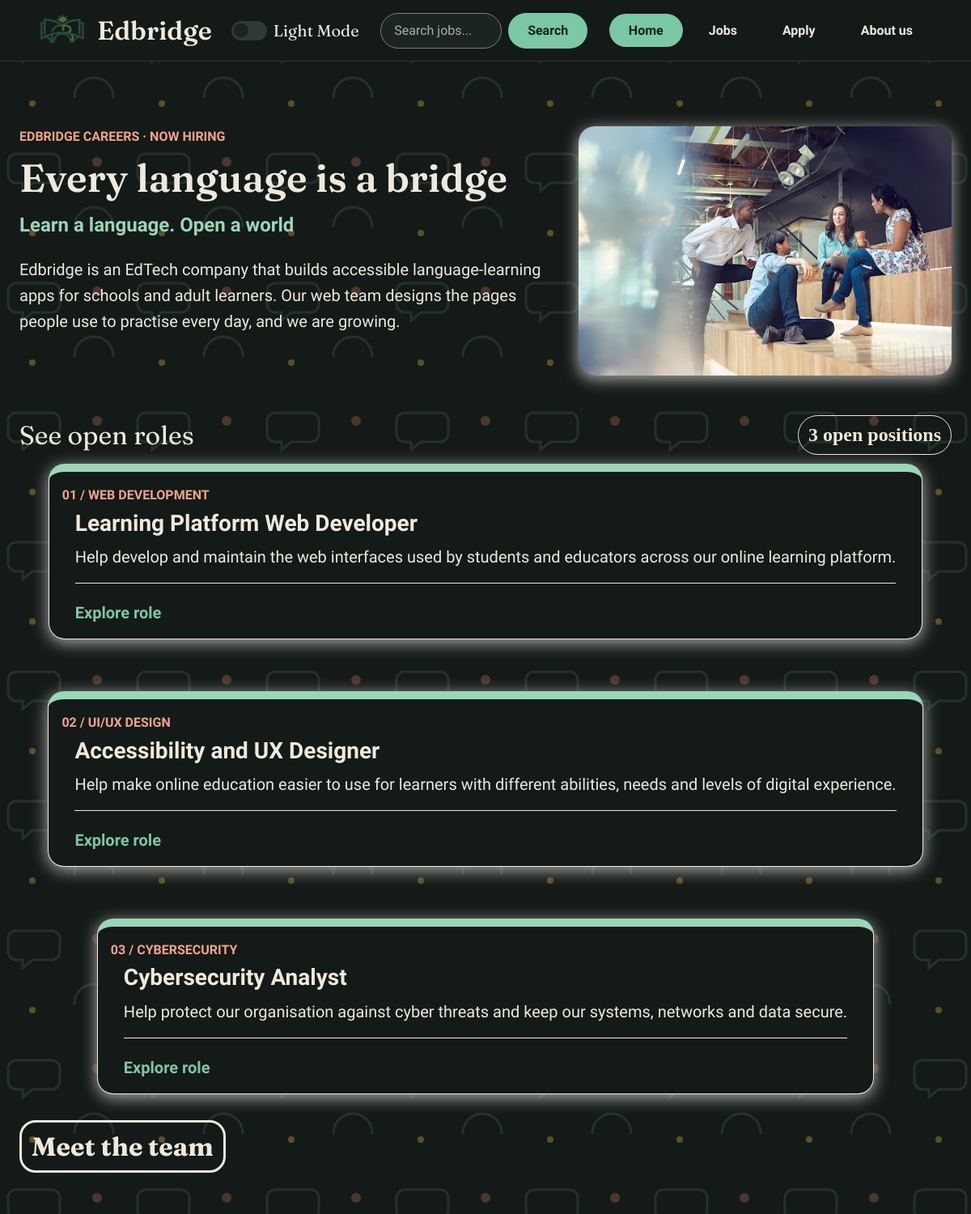
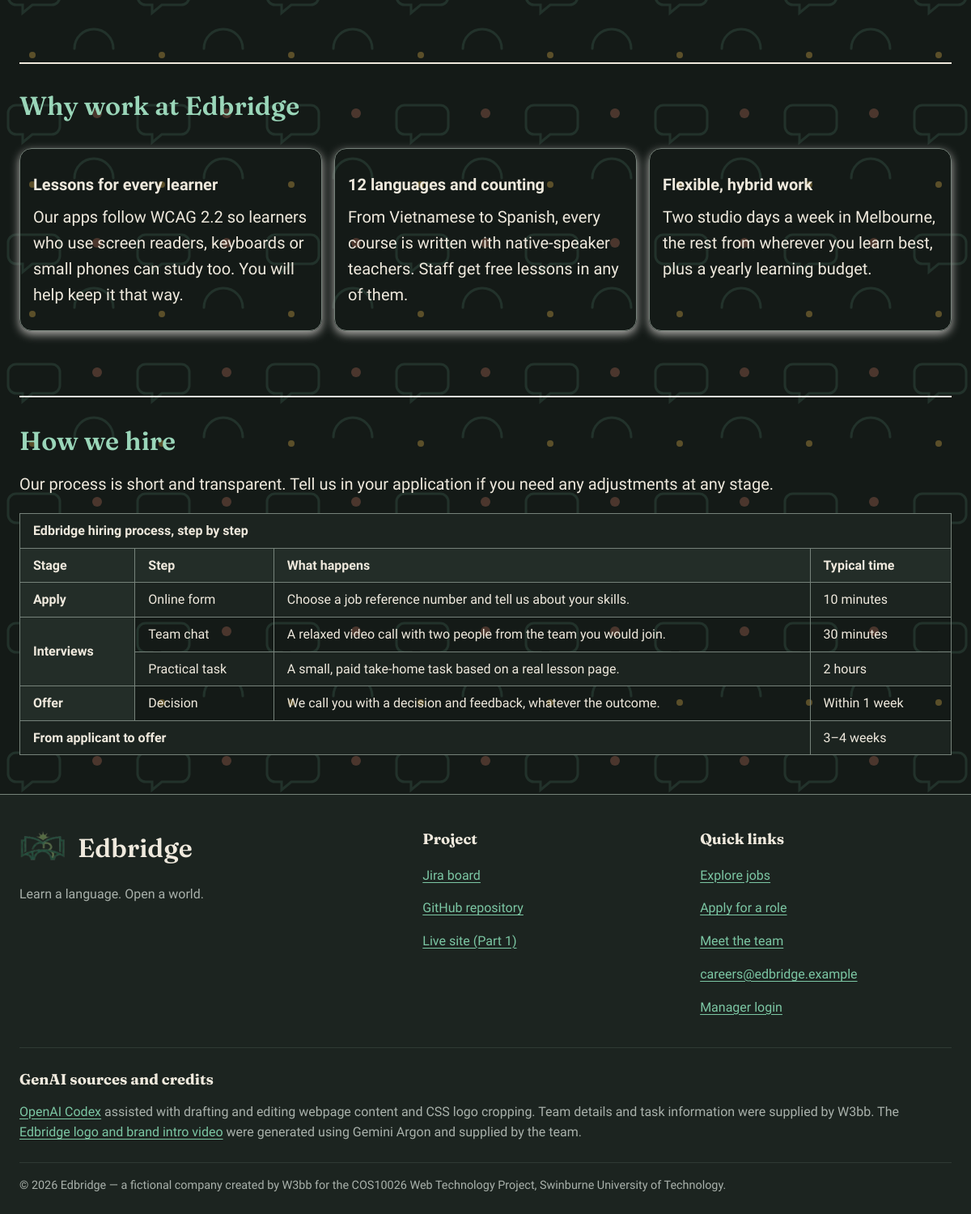
The page / on the database its author committed (2 pictures, top to bottom).
### tables this page shows
CREATE TABLE `jobs` (
  `job_reference` varchar(10) NOT NULL,
  `title` varchar(100) NOT NULL,
  `category` varchar(100) DEFAULT NULL,
  `tagline` varchar(255) DEFAULT NULL,
  `description` text DEFAULT NULL,
  `salary_min` decimal(10,2) DEFAULT NULL,
  `salary_max` decimal(10,2) DEFAULT NULL,
  `experience_level` varchar(50) DEFAULT NULL,
  `reports_to` varchar(100) DEFAULT NULL,
  `employment_type` varchar(50) DEFAULT NULL,
  `work_arrangement` varchar(50) DEFAULT NULL,
  `location` varchar(150) DEFAULT NULL,
  `responsibilities` text DEFAULT NULL,
  `essential_requirements` text DEFAULT NULL,
  `preferable_requirements` text DEFAULT NULL
);

### index.php (the view, shortened to what this page needs)
<?php
require_once __DIR__ . '/settings.php';
function h($value) {
    return htmlspecialchars((string)$value, ENT_QUOTES, 'UTF-8');
}
$jobs = [];
$loadError = '';
try {
    $conn = new mysqli($host, $user, $pwd, $sql_db);
    $conn->set_charset('utf8mb4');
    $sql = "SELECT job_reference, category, title, tagline
            FROM jobs
            ORDER BY job_reference ASC";
    $result = $conn->query($sql);
    while ($row = $result->fetch_assoc()) {
        $jobs[] = $row;
    }
} catch (mysqli_sql_exception $e) {
    $loadError = 'Job listings are currently unavailable.';
}
?>
<!DOCTYPE html>
<html lang="en">
<head>
  <link rel="stylesheet" href="styles/styles.css">
</head>
<body>
  <?php require_once __DIR__ . '/header.inc'; ?>
  <main id="main">
    <section class="intro">
      <div class="container">
        <div class="hero_content">
          <img
            class="a1_cover_img"
            src="img/at_work.webp"
            alt="A team of people discussing together"
            width="720"
            height="481"
          >
          <span class="a1_first_line">
            EDBRIDGE CAREERS &middot; NOW HIRING
          </span>
          <h1>Every language is a bridge</h1>
          <p class="a1_slogan">Learn a language. Open a world</p>
          <p>
            Edbridge is an EdTech company that builds accessible
            language-learning apps for schools and adult learners.
            Our web team designs the pages people use to practise every day,
            and we are growing.
          </p>
          <div class="roles_header">
            <p class="roles">See open roles</p>
            <p class="number_of_job">
              <?= count($jobs) ?>
              <?= count($jobs) === 1 ? 'open position' : 'open positions' ?>
            </p>
          </div>
          <div class="a1_job_container">
            <?php if ($loadError !== ''): ?>
              <p><?= h($loadError) ?></p>
            <?php elseif (count($jobs) > 0): ?>
              <?php foreach ($jobs as $index => $job): ?>
                <?php
                  $cardClass = ($index % 2 === 0)
                      ? 'a1_fe_job'
                      : 'a1_ui_ux_job';
                  $category = !empty($job['category'])
                      ? strtoupper($job['category'])
                      : 'GENERAL';
                ?>
                <div class="<?= $cardClass ?>">
                  <span class="a1_type_job">
                    <?= sprintf('%02d', $index + 1) ?>
                    / <?= h($category) ?>
                  </span>
                  <p class="a1_name_job">
                    <?= h($job['title']) ?>
                  </p>
                  <p class="a1_detail">
                    <?= h($job['tagline']) ?>
                  </p>
                  <a href="jobs.php" class="a1_explore">
                    Explore role
                  </a>
                </div>
              <?php endforeach; ?>
            <?php else: ?>
              <p>There are currently no open positions.</p>
            <?php endif; ?>
          </div>
          <a class="a1_meet_team" href="about.html">
            Meet the team
          </a>
        </div>
      </div>
    </section>
    <section class="why_work_here">
      <div class="container">
        <div class="a1_why">
          <h2>Why work at Edbridge</h2>
          <div class="a1_why_container">
            <div class="a1_box">
              <h3>Lessons for every learner</h3>
              <p>
                Our apps follow WCAG 2.2 so learners who use screen readers,
                keyboards or small phones can study too. You will help keep
                it that way.
              </p>
            </div>
            <div class="a1_box">
              <h3>12 languages and counting</h3>
              <p>
                From Vietnamese to Spanish, every course is written with
                native-speaker teachers. Staff get free lessons in any of them.
              </p>
            </div>
            <div class="a1_box">
              <h3>Flexible, hybrid work</h3>
              <p>
                Two studio days a week in Melbourne, the rest from wherever
                you learn best, plus a yearly learning budget.
              </p>
            </div>
          </div>
        </div>
      </div>
    </section>
    <section class="a1_how">
      <div class="container">
        <h2>How we hire</h2>
        <p>
          Our process is short and transparent. Tell us in your application
          if you need any adjustments at any stage.
        </p>
        <div class="hiring-table-scroll"
             role="region"
             aria-label="Hiring process table"
             tabindex="0">
          <table class="a1_table_job_stage">
            <caption style="font-weight: bold;">
              Edbridge hiring process, step by step
            </caption>
            <thead>
              <tr>
                <th scope="col">Stage</th>
                <th scope="col">Step</th>
                <th scope="col">What happens</th>
                <th scope="col">Typical time</th>
              </tr>
            </thead>
            <tbody>
              <tr class="a1_table_highlight">
                <th scope="row">Apply</th>
                <td>Online form</td>
                <td>
                  Choose a job reference number and tell us about your skills.
                </td>
                <td>10 minutes</td>
              </tr>
              <tr>
                <th scope="row" rowspan="2">Interviews</th>
                <td>Team chat</td>
                <td>
                  A relaxed video call with two people from the team you
                  would join.
                </td>
                <td>30 minutes</td>
              </tr>
              <tr class="a1_table_highlight">
                <td>Practical task</td>
                <td>
                  A small, paid take-home task based on a real lesson page.
                </td>
                <td>2 hours</td>
              </tr>
              <tr>
                <th scope="row">Offer</th>
                <td>Decision</td>
                <td>
                  We call you with a decision and feedback, whatever
                  the outcome.
                </td>
                <td>Within 1 week</td>
              </tr>
              <tr>
                <th class="a1_table_highlight" scope="row" colspan="3">
                  From applicant to offer
                </th>
                <td>3–4 weeks</td>
              </tr>
            </tbody>
          </table>
        </div>
      </div>
    </section>
  </main>
  <?php include __DIR__ . '/footer.inc'; ?>
</body>
</html>

### styles/styles.css (style rules this page uses)
:root { --paper: #141a17; --paper-raised: #1c2420; --paper-sunk: #232d28; --ink: #efe9dd; --ink-muted: #a9b1ab; --line: #2f3a34; --line-strong: #76827a; --brand: #7cc7a4; --brand-strong: #9ad6b9; --brand-tint: #1e3a2e; --on-brand: #10241b; --accent: #f08a6e; --accent-text: #f4a38c; --on-sun: #b3b1ae; --focus: #f4a38c; --col-strong: #232d28; --font-display: "Fraunces", Georgia, serif; --font-sans: "Atkinson Hyperlegible", "Segoe UI", system-ui, sans-serif; --font-normal: 'Times New Roman', Times, serif; }
* { box-sizing: border-box; }
body { margin: 0; background-color: var(--paper); background-image: url("../img/hero-pattern-dark.svg"); background-repeat: repeat; background-size: 160px 160px; color: var(--ink); font-family: var(--font-sans); line-height: 1.6; }
h1, h2 { font-family: var(--font-display); font-weight: 600; }
h1 { font-size: 3rem; margin: 0; }
h2 { font-size: 2rem; color: var(--brand-strong); }
p { font-size: 1.25rem; }
a { color: var(--brand); }
img { max-width: 100%; height: auto; }
.container { max-width: 76rem; margin: 0 auto; padding: 0 1.5rem; }
.intro { padding-block: 5rem 3rem; }
.a1_first_line { color: var(--focus); font-weight: bold; }
.a1_slogan { color: var(--brand-strong); font-size: 1.5rem; font-weight: bold; margin: auto; }
.a1_cover_img { float: right; width: 40%; margin: 0 0 1.5rem 2rem; border-radius: 20px; box-shadow: 0 4px 20px var(--on-sun); }
.roles_header { clear: both; padding-top: 1.5rem; display: flex; align-items: center; justify-content: space-between; gap: 16px; }
.roles_header p { margin: 0; }
.roles { font-family: var(--font-display); font-size: 2rem; }
.number_of_job { font-family: var(--font-normal); font-weight: bold; font-size: 1.5rem; border: 1px solid var(--ink); border-radius: 999px; display: inline-block; padding: 4px 12px; }
.a1_fe_job, .a1_ui_ux_job { display: inline-block; border: 1px solid var(--ink); border-top: 10px solid var(--brand-strong); border-radius: 20px; padding: 1rem; background-color: var(--paper); box-shadow: 0 4px 20px var(--on-sun); }
.a1_type_job { font-weight: bold; color: var(--accent-text); }
.a1_name_job { font-weight: bold; font-size: 1.75rem; margin-top: 0; margin-bottom: 0.15rem; margin-left: 1rem; }
.a1_detail { margin-left: 1rem; margin-right: 1rem; margin-top: 0; padding-bottom: 1rem; border-bottom: 1px solid var(--ink); }
.a1_job_container { padding-top: 10px; display: flex; flex-wrap: wrap; align-items: center; justify-content: center; gap: 4rem; }
.a1_explore { padding: 1rem; font-size: 1.25rem; font-weight: bold; text-decoration: none; }
.a1_meet_team { text-decoration: none; display: inline-block; margin-top: 2rem; border: 3px solid var(--ink); border-radius: 20px; padding: 4px 12px; font-size: 2rem; font-family: var(--font-display); font-weight: bold; color: var(--ink); }
.a1_why { margin-top: 5rem; border-top: 2px solid var(--ink); }
.a1_why_container { display: flex; gap: 15px; }
.a1_box { border: 1px solid var(--line-strong); border-radius: 15px; padding: 4px 12px; flex: 1; box-shadow: 0px 4px 12px var(--on-sun); }
.a1_box p { margin-top: 0; padding: 4px; }
.a1_box h3 { font-size: 1.25rem; margin-bottom: 0; padding: 4px; }
.a1_how h2 { margin-top: 5rem; padding-top: 1.75rem; border-top: 2px solid var(--ink) ; margin-bottom: 0.75rem; }
.a1_how p { margin-top: 0; }
.hiring-table-scroll { max-width: 100%; overflow-x: auto; }

### index.php (style rules this page uses)
.a1_table_job_stage { width: 100%; border: 1px solid var(--line-strong); border-collapse: collapse; }
.a1_table_job_stage caption { text-align: left; border: 1px solid var(--line-strong); border-bottom: none; padding: 0.5rem 1rem; background-color: var(--paper-raised); }
.a1_table_job_stage th, .a1_table_job_stage td { border: 1px solid var(--line-strong); padding: 0.5rem 1rem; }
.a1_table_job_stage th { text-align: left; background-color: var(--col-strong); }
.a1_table_highlight { background-color: var(--paper-raised); }
.a1_table_job_stage tbody tr:last-child th, .a1_table_job_stage tbody tr:last-child td { background-color: var(--paper-raised); }

### rows shown on the page
jobs: category "WEB DEVELOPMENT", title "Learning Platform Web Developer", tagline "Help develop and maintain the web interfaces used by students and educators across our online learning platform."
jobs: category "UI/UX DESIGN", title "Accessibility and UX Designer", tagline "Help make online education easier to use for learners with different abilities, needs and levels of digital experience."
jobs: category "CYBERSECURITY", title "Cybersecurity Analyst", tagline "Help protect our organisation against cyber threats and keep our systems, networks and data secure."

### other values the page prints
$label "Home"
$label "Jobs"
$label "Apply"
$label "About us"
count($jobs) "3"
